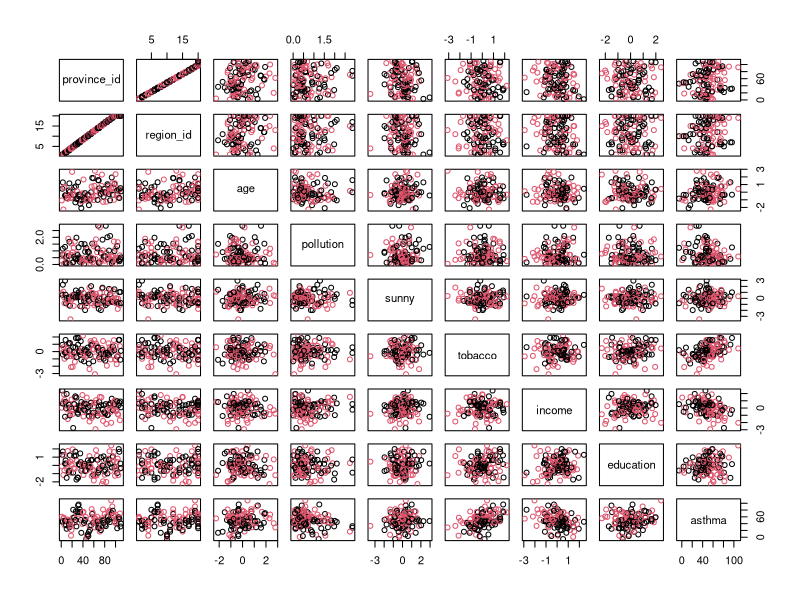
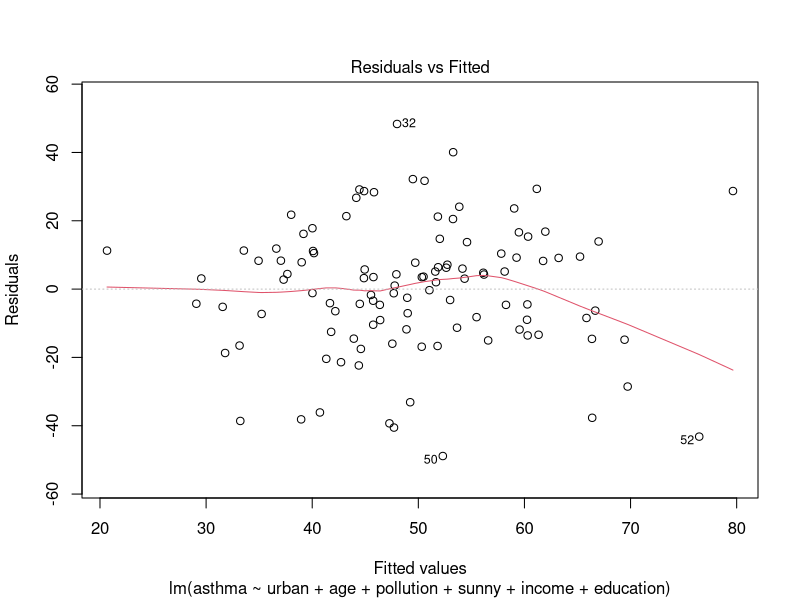
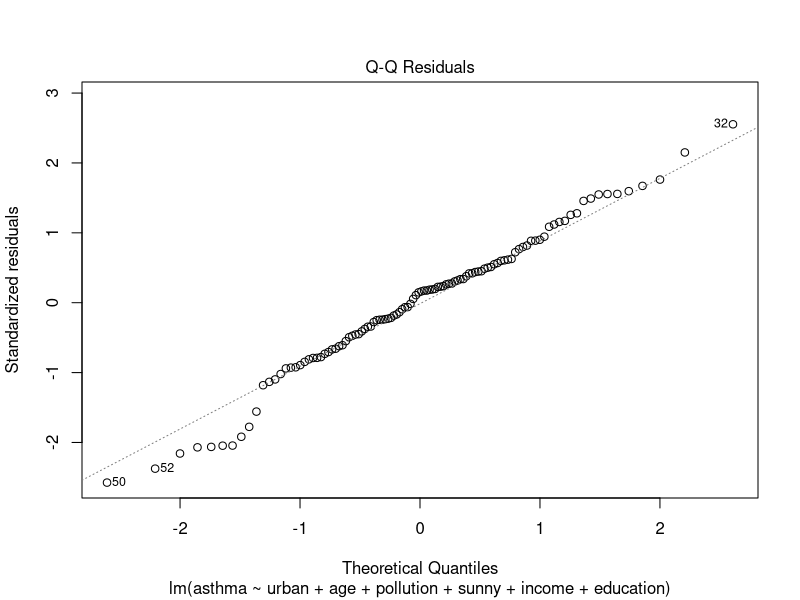
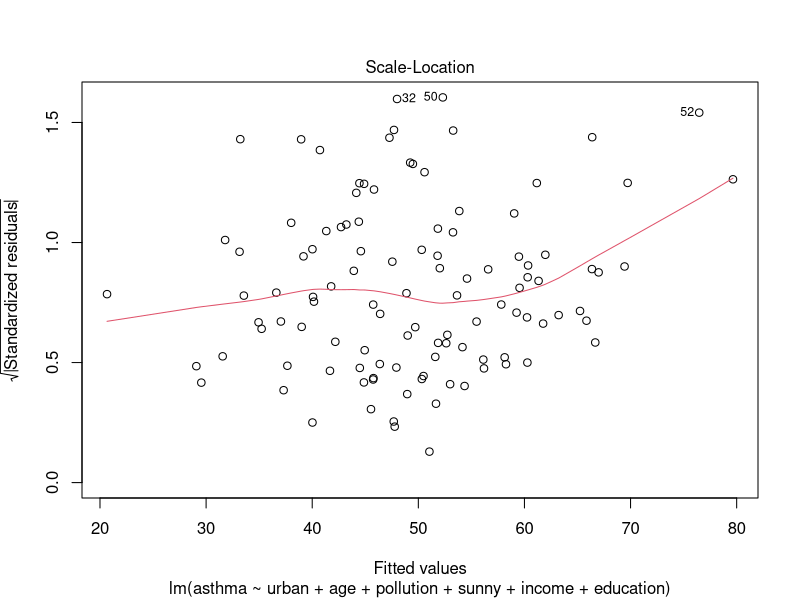
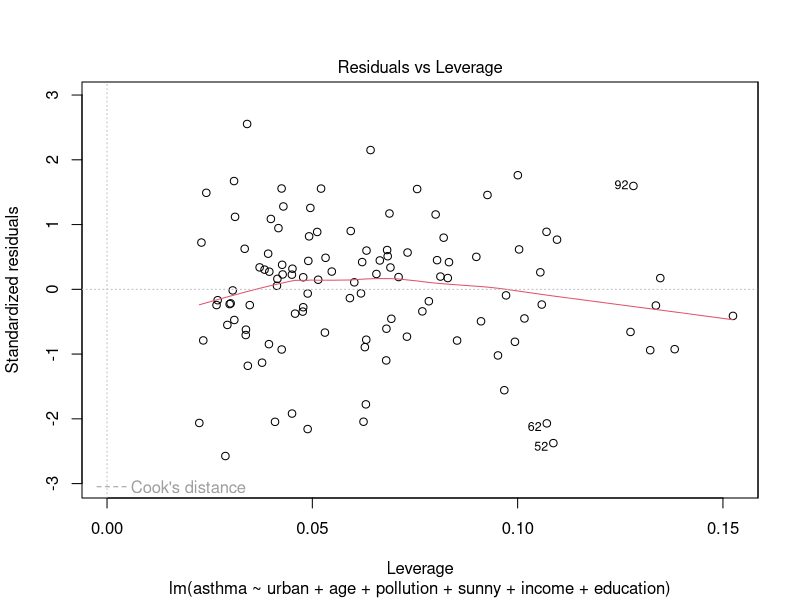
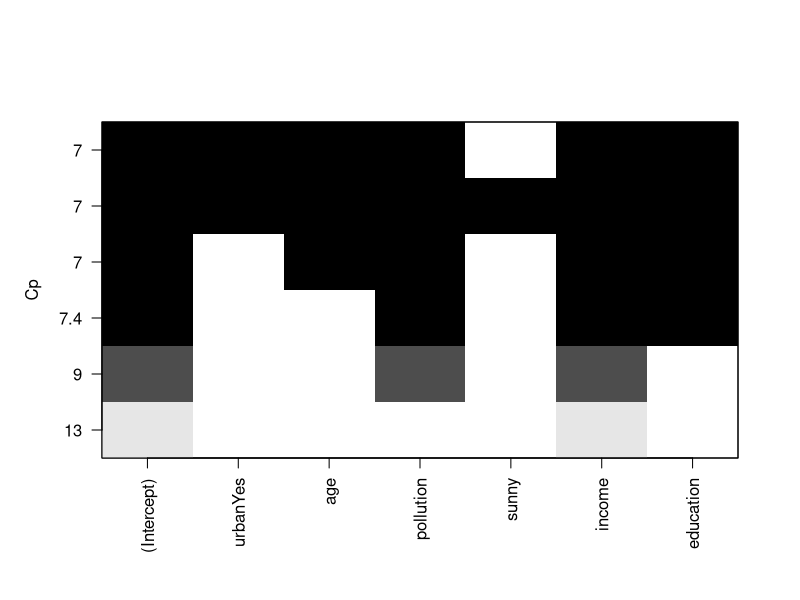

The R source for these figures, in order: (Note: this script raises an error after producing the figures.)
# The dataset asthma.txt contains data regarding asthma prevalence across the 110 Italian provinces, identified by
# province id and grouped by their regional code region id.
# For each province, the dataset includes the following variables: average age, air pollution index, average
# number of sunny days per month, average tobacco consumption, average household income, average education
# level, and asthma prevalence rate, standardized per 10,000 residents. Additionally, the dataset includes a categorical
# variable urban indicating whether the province is categorized as urban or not.
# All numerical variables have been scaled to have a mean 0 and a standard deviation 1.

asthma = read.table("asthma.txt", header = TRUE)
plot(asthma[-7], col = as.numeric(as.factor(asthma$urban)))
# by looking at the plot we see that the variable asthma seems correlated with 
# tobacco consuption, and household income. Also pollution and age may be correlated.
asthma$urban = factor(asthma$urban)
m0 = lm(asthma ~ -1 + urban + age + pollution + sunny + income + education, data = asthma)
summary(m0)
# We can se that the linear model m0 contains significant variables(F-test p-value of 0)
# the adjusted R-squared is 0.8726, which tells us that the model is able to explain a good amount of the variance.
# the coefficients that are significantly different from zero are the ubran itercepts, pollution and income, and education. 
# the coefficients for pollution and income are negative, 
# which means that the higher the income the lower the asthma rate. 
# Also pollution and asthma are negatively correlated, which is 
# unintuitive.
# Urban categorical variable seem to affect significantly the asthma rate,
# in particular the urban provinces have a higher asthma rate. (their intercept is higher)
m0.1 = lm(asthma ~ urban + age + pollution + sunny + income + education, data = asthma)
summary(m0.1)
plot(m0.1)
sigma = summary(m0.1)$sigma
library(car)
vif(m0.1)
# we don't have problem as far as leverage points and normality is concerned, however, 
# residual seems to be heteroscedastic, which is a problem for the model. 
# in particular higher values of fitted values seem to be underestimated by the model.
# and have higher variance. 

# b)
# Can we affirm at 90% confidence level that the age has a positive e↵ect on asthma prevalence?

# no because in the summary of the model m0.1 the p-value for the t-test of the coefficient of age is 0.16
# which means that we cannot reject the null hypothesis that the coefficient is zero. Hence it cannot be said that
# age has a positive effect on asthma prevalence.

# provide an 95% confidence interval for the mean difference between the asthma prevalence in an urban province
# and in a non-urban one

confint(m0.1, "age", level= 0.90)
# if we decided in any case to keep age then its confidence intervals contains
# negative values, as expected. Hence we cannot say that age has a positive effect on asthma prevalence.
# 
# reducing the model: 
library(leaps)
regfit.fit = regsubsets(asthma ~ urban + age + pollution + sunny + income + education, data = asthma,
                         method=c("exhaustive")
                         )
plot(regfit.fit, scale = "Cp")
summary(regfit.full)
names(summary(regfit.fit))
summary(regfit.fit)$cp
summary(regfit.fit)$bic
summary(regfit.fit)$adjr2
names(summary(regfit.fit))
formula = asthma ~ urban + pollution + income + education
library(nlme) 

m1 = gls(formula, data = asthma, 
         correlation = corCompSymm(form = ~ 1|region_id))
summary(m1)

m2 = lme(formula,data = asthma ,random = ~1|region_id)  
summary(m2)
